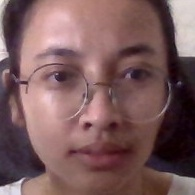
#> input picture LBPHFaceRecinition_project/faces data/people.1.5.jpg, 195 x 195 px, given in place of the camera
$ python main.py
#> lines starting #> are read from the running program, lines starting #| are printed output that depends on the picture
import cv2
import os
import numpy as np

# CAPTURE THE FACE
face_cascade_file = 'Cascade Classifier/face_detect.xml'
face_cascade = cv2.CascadeClassifier(face_cascade_file)

folder_name = 'faces data'
total_images = 5
counter = 1
ids = 1

cam = cv2.VideoCapture(0)  # Akses Kamera
while True:
    ret, frame = cam.read()
#> frame is the input picture: shape (195, 195, 3); mean B, G, R 92.2, 91.3, 123.5
    frame_copy = frame.copy()
    gray = cv2.cvtColor(frame, cv2.COLOR_BGR2GRAY)
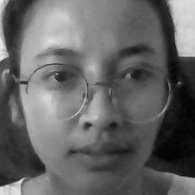
#> gray: shape (195, 195); min 3, max 240, mean 101

    # Proses pencarian wajah
    faces = face_cascade.detectMultiScale(gray, 1.3, 3)
#> faces = ()
    for x, y, w, h in faces:
        cv2.rectangle(frame, (x, y), (x + w, y + h), (0, 255, 0), 3)

        if cv2.waitKey(1) & 0xff == ord('c'):
            roi_face = frame_copy[y:y + h, x:x + w]
            cv2.imwrite(f'{folder_name}/people.{ids}.{counter}.jpg', roi_face)
            counter += 1
            if counter > total_images:
                print(f'[INFO] {total_images} IMAGE CAPTURED!')
                break
#> this loop made 0 passes
#> after the loop, counter = 1
    cv2.imshow('Face Detect Video', frame)
    # if cv2.waitKey(1) & 0xff == ord('x'):
    #    break

cam.release()
cv2.destroyAllWindows()

# TRAIN THE DATA
recognizer = cv2.face.LBPHFaceRecognizer_create()
images = os.listdir(folder_name)  # list semua path data wajah pada folder train data

image_arrays = []  # Containes semua array data wajah
image_ids = []  # Container semua ID data wajah
for image_path in images:  # Looping semua path data wajah
    splitted_path = image_path.split('.')
    print(splitted_path)
    image_id = int(splitted_path[1])  # Ambil ID data wajah

    image = cv2.imread(os.path.join(folder_name, image_path))
    image = cv2.cvtColor(image, cv2.COLOR_BGR2GRAY)

    image_array = np.array(image, 'uint8')  # Ambil array data wajah

    image_arrays.append(image_array)  # Store array data wajah ke list/container
    image_ids.append(image_id)  # Store ID data wajah ke list/container

recognizer.train(image_arrays, np.array(image_ids))                 # Train recognizer
recognizer.save('recognizer/faces_data.yml')                        # Save model recognizer
print('[INFO] TRAIN RECOGNIZER SUCCESS!')

# TEST THE FACE RECOGNITION
recognizer.read('recognizer/faces_data.yml')                        # Load recognizer
font = cv2.FONT_HERSHEY_SIMPLEX                                     # Specify jenis font dari OpenCV
known_names = ['Aditya Permana']  # List untuk nama yang ada di model

cam = cv2.VideoCapture(0)  # Akses Kamera
while True:
    ret, frame = cam.read()  # Membaca setiap frame dari stream kamera
    gray = cv2.cvtColor(frame, cv2.COLOR_BGR2GRAY)  # Mengubah mode BGR ke GRAY (hitam putih)

    # Proses pencarian wajah
    faces = face_cascade.detectMultiScale(gray, 1.3, 3)  # <cascade_file>.detectMultiScale(<frame>, <scale_factor>, <min_neighbors>)
    for x, y, w, h in faces:  # Looping semua wajah yang terdeteksi
        cv2.rectangle(frame, (x, y), (x + w, y + h), (0, 255, 0), 3)  # Gambar box untuk setiap wajah

        roi_gray = gray[y:y + h, x:x + w]
        ids, dist = recognizer.predict(roi_gray)  # Prediksi wajah siapoa
        cv2.putText(frame, f'{known_names[ids - 1]} {round(dist, 2)}', (x - 20, y - 20), font, 1, (255, 255, 0), 3)  # Menaruh text pada frame

    cv2.imshow('Face Recognition Video', frame)  # Jendela untuk menampilkan hasil

    if cv2.waitKey(1) & 0xff == ord('x'):  # Exit dengan tombol x
        break

cam.release()  # Menyudahi akses kamera
cv2.destroyAllWindows()  # Menutup jendela
cam.release()

$ run again, on LBPHFaceRecinition_project/faces data/people.2.1.jpg
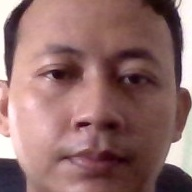
#> input picture LBPHFaceRecinition_project/faces data/people.2.1.jpg, 192 x 192 px, given in place of the camera
#> frame is the input picture: shape (192, 192, 3); mean B, G, R 106.5, 108.4, 145.4
#> `gray = cv2.cvtColor(frame, cv2.COLOR_BGR2GRAY)`:
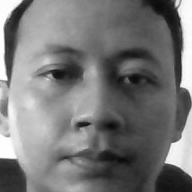
#> gray: shape (192, 192); min 9, max 255, mean 119.3
#> faces = ()
#> after the loop `for x, y, w, h in faces:`: counter = 1
